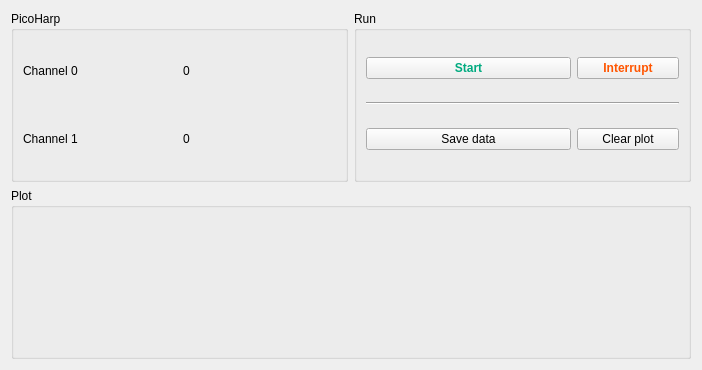
<?xml version="1.0" encoding="UTF-8"?>
<ui version="4.0">
 <class>Form</class>
 <widget class="QWidget" name="Form">
  <property name="geometry">
   <rect>
    <x>0</x>
    <y>0</y>
    <width>702</width>
    <height>370</height>
   </rect>
  </property>
  <property name="windowTitle">
   <string>Form</string>
  </property>
  <layout class="QGridLayout" name="gridLayout_2" rowstretch="0,0">
   <item row="0" column="0">
    <widget class="QGroupBox" name="groupBox">
     <property name="title">
      <string>PicoHarp</string>
     </property>
     <layout class="QGridLayout" name="gridLayout">
      <item row="1" column="0">
       <widget class="QLabel" name="label_4">
        <property name="text">
         <string>Channel 1</string>
        </property>
       </widget>
      </item>
      <item row="0" column="1">
       <widget class="QLabel" name="ch0_label">
        <property name="text">
         <string>0</string>
        </property>
       </widget>
      </item>
      <item row="1" column="1">
       <widget class="QLabel" name="ch1_label">
        <property name="text">
         <string>0</string>
        </property>
       </widget>
      </item>
      <item row="0" column="0">
       <widget class="QLabel" name="label_3">
        <property name="text">
         <string>Channel 0</string>
        </property>
       </widget>
      </item>
     </layout>
    </widget>
   </item>
   <item row="0" column="1">
    <widget class="QGroupBox" name="groupBox_4">
     <property name="title">
      <string>Run</string>
     </property>
     <layout class="QGridLayout" name="gridLayout_3">
      <item row="2" column="0" colspan="2">
       <widget class="QPushButton" name="save_data_pushButton">
        <property name="text">
         <string>Save data</string>
        </property>
       </widget>
      </item>
      <item row="0" column="0" colspan="2">
       <widget class="QPushButton" name="start_pushButton">
        <property name="font">
         <font>
          <weight>75</weight>
          <bold>true</bold>
         </font>
        </property>
        <property name="styleSheet">
         <string notr="true">color: rgb(0, 170, 127);</string>
        </property>
        <property name="text">
         <string>Start</string>
        </property>
       </widget>
      </item>
      <item row="2" column="2">
       <widget class="QPushButton" name="clear_plot_pushButton">
        <property name="text">
         <string>Clear plot</string>
        </property>
       </widget>
      </item>
      <item row="0" column="2">
       <widget class="QPushButton" name="interrupt_pushButton">
        <property name="font">
         <font>
          <weight>75</weight>
          <bold>true</bold>
         </font>
        </property>
        <property name="styleSheet">
         <string notr="true">color: rgb(255, 85, 0);</string>
        </property>
        <property name="text">
         <string>Interrupt</string>
        </property>
       </widget>
      </item>
      <item row="1" column="0" colspan="3">
       <widget class="Line" name="line">
        <property name="orientation">
         <enum>Qt::Horizontal</enum>
        </property>
       </widget>
      </item>
     </layout>
    </widget>
   </item>
   <item row="1" column="0" colspan="2">
    <widget class="QGroupBox" name="plot_groupBox">
     <property name="title">
      <string>Plot</string>
     </property>
     <layout class="QVBoxLayout" name="verticalLayout"/>
    </widget>
   </item>
  </layout>
 </widget>
 <resources/>
 <connections/>
</ui>
